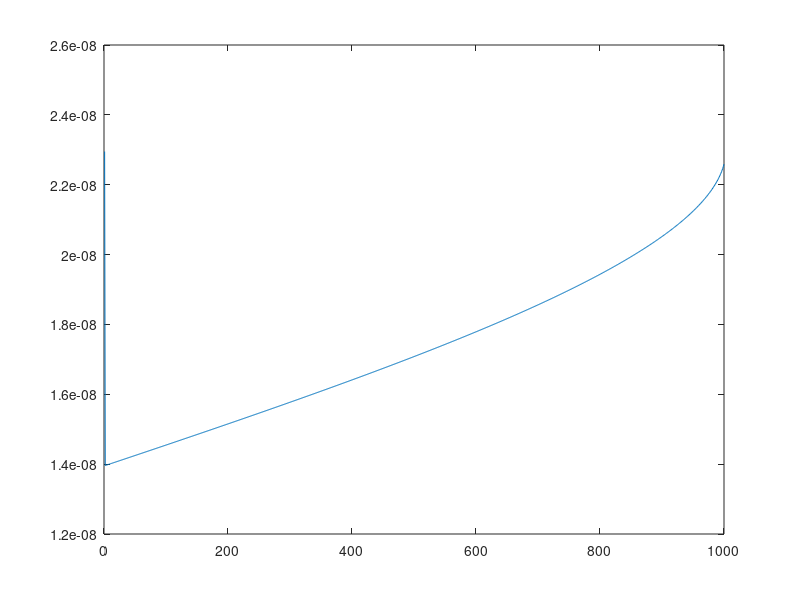

Write the MATLAB code that produced this figure.
permitivity = 8.854*10^-14;

mu = 1500; %mobility of electrons

e = 1.6*10^-19; 

rel_sil = 11.9; %relative permitivity of Silicon

workfunction_metal = 4.6;

elec_affinity = 4.05; %electron affinity in eV



%properties of oxide layer

rel_ox = 4; %relative permitivity of oxide

t_ox = 10*10^-7; %thickness of oxide layer

c_ox = rel_ox * permitivity / t_ox; %capacitance of oxide layer



%assuming a channel width

channel_width = 50*10^-4;

%given channel length

channel_length = 5*10^-4;



Na = 10^15; 

Ni = 1.5*10^10; %both calculated per cm^3



phi_f = 0.026 * log(Na / Ni);

Eg = 1.1; %band gap of Si



% We assume the small element length to be 10nm

dy = 5* 10^-7;



%calculating threshold and flatband voltage

workfunction_silicon = elec_affinity + Eg/2 + phi_f ; %in eV

Vfb = workfunction_metal - workfunction_silicon;

Qd = (2 * phi_f * 2 * e * permitivity * rel_sil * Na)^0.5;

Vth = (2 * phi_f) + Vfb + Qd / c_ox ;



%calculating Vgs, Vth, Vsat

Vgs = 4*Vth ;

Vds = 3*Vth;

Vsat = Vgs - Vth;



%defining the array of Vy, Qi, Qd, Ex, Ey, dVy

dVy = zeros(1, 1000);

Vy = zeros(1, 1001);

Qi = zeros(1, 1000);

Qd = zeros(1, 1000);

Ex = zeros(1, 1000);

Ey = zeros(1, 1000);



%calculating drain current Id

if (Vds>Vsat)

    Id = mu * c_ox * channel_width * ((Vgs - Vth)^2) / channel_length ;

else

    Id = mu * c_ox * channel_width * ((Vgs - Vth)*Vds - (Vds^2 / 2)) / channel_length ;

end





%calculating Vy

i = 1;

y = 0;

Vy(1)=0;

while ((Vy(i)<Vsat)&&(y<channel_length))

    dVy(i)= (Id * dy)/(mu*c_ox*(Vgs-Vth-Vy(i))*channel_width);

    Vy(i+1)= Vy(i)+ dVy(i);

    y = y+dy;

    i = i+1;

end



%values of Vy after Vsat

i=1;

while (i<1002)

    if((Vy(i)>Vsat)||(Vy(i)==0))

        Vy(i)=Vsat;

    end

    i=i+1;

end

    

%calculating Qi

i=1;

y=0;

while (y<channel_length)

    Qi(i) = c_ox * (Vgs-Vth-Vy(i));

    y = y+dy;

    i = i+1;

end



%calculating Qd

y=0;

i=1;

while (y<channel_length)

    Qd(i) =(2 * permitivity * rel_sil * e * Na * (2 * phi_f + Vy(i)))^0.5 ;

    y=y+dy;

    i=i+1;

end



%calculating Ex

y=0;

i=1;

while (y<channel_length)

    Ex(i)= (Qi(i)+Qd(i))/(rel_sil*permitivity);

    y=y+dy;

    i=i+1;

end



%calculating Ey

y=0;

i=1;

while (y<channel_length)

    Ey(i)= Id/Qi(i)*(rel_sil*permitivity); 

    y=y+dy;

    i=i+1;

end

%calculating Id

% y=0;
% 
% i=0;
% 
% while (

r= 1:1000;

figure(1)

%plot(r,Qi);

plot(r,Qd);

%plot(r,Ex);

%plot(r,Ey);

%plot(r,Vy);





